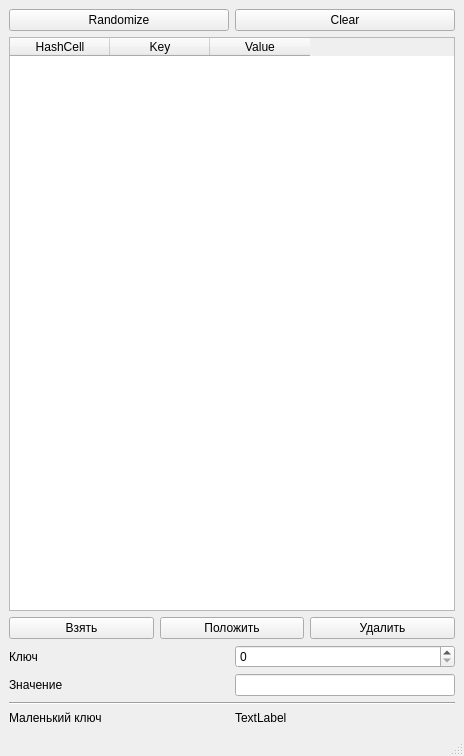
<?xml version="1.0" encoding="UTF-8"?>
<ui version="4.0">
 <class>MainWindow</class>
 <widget class="QMainWindow" name="MainWindow">
  <property name="geometry">
   <rect>
    <x>0</x>
    <y>0</y>
    <width>464</width>
    <height>756</height>
   </rect>
  </property>
  <property name="windowTitle">
   <string>MainWindow</string>
  </property>
  <widget class="QWidget" name="centralwidget">
   <layout class="QGridLayout" name="gridLayout">
    <item row="6" column="1">
     <widget class="QSpinBox" name="key">
      <property name="maximum">
       <number>999999999</number>
      </property>
     </widget>
    </item>
    <item row="0" column="0">
     <widget class="QPushButton" name="randBtn">
      <property name="text">
       <string>Randomize</string>
      </property>
     </widget>
    </item>
    <item row="8" column="0" colspan="2">
     <widget class="Line" name="line">
      <property name="orientation">
       <enum>Qt::Orientation::Horizontal</enum>
      </property>
     </widget>
    </item>
    <item row="0" column="1">
     <widget class="QPushButton" name="clearBtn">
      <property name="text">
       <string>Clear</string>
      </property>
     </widget>
    </item>
    <item row="6" column="0">
     <widget class="QLabel" name="label_3">
      <property name="text">
       <string>Ключ</string>
      </property>
     </widget>
    </item>
    <item row="7" column="1">
     <widget class="QLineEdit" name="value"/>
    </item>
    <item row="1" column="0" colspan="2">
     <widget class="QTableWidget" name="entries">
      <property name="sizePolicy">
       <sizepolicy hsizetype="Expanding" vsizetype="Expanding">
        <horstretch>1</horstretch>
        <verstretch>0</verstretch>
       </sizepolicy>
      </property>
      <property name="editTriggers">
       <set>QAbstractItemView::EditTrigger::NoEditTriggers</set>
      </property>
      <property name="selectionMode">
       <enum>QAbstractItemView::SelectionMode::NoSelection</enum>
      </property>
      <column>
       <property name="text">
        <string>HashCell</string>
       </property>
      </column>
      <column>
       <property name="text">
        <string>Key</string>
       </property>
      </column>
      <column>
       <property name="text">
        <string>Value</string>
       </property>
      </column>
     </widget>
    </item>
    <item row="7" column="0">
     <widget class="QLabel" name="label_4">
      <property name="text">
       <string>Значение</string>
      </property>
     </widget>
    </item>
    <item row="2" column="0" colspan="2">
     <layout class="QHBoxLayout" name="horizontalLayout">
      <item>
       <widget class="QPushButton" name="getBtn">
        <property name="text">
         <string>Взять</string>
        </property>
       </widget>
      </item>
      <item>
       <widget class="QPushButton" name="setBtn">
        <property name="text">
         <string>Положить</string>
        </property>
       </widget>
      </item>
      <item>
       <widget class="QPushButton" name="delBtn">
        <property name="text">
         <string>Удалить</string>
        </property>
       </widget>
      </item>
     </layout>
    </item>
    <item row="9" column="0">
     <widget class="QLabel" name="label">
      <property name="text">
       <string>Маленький ключ</string>
      </property>
     </widget>
    </item>
    <item row="9" column="1">
     <widget class="QLabel" name="smalles">
      <property name="text">
       <string>TextLabel</string>
      </property>
     </widget>
    </item>
   </layout>
  </widget>
  <widget class="QMenuBar" name="menubar">
   <property name="geometry">
    <rect>
     <x>0</x>
     <y>0</y>
     <width>464</width>
     <height>23</height>
    </rect>
   </property>
  </widget>
  <widget class="QStatusBar" name="statusbar"/>
 </widget>
 <resources/>
 <connections/>
</ui>
